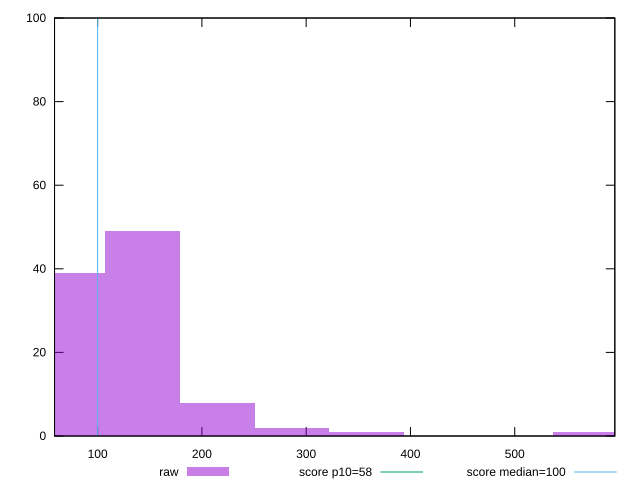

Here is the gnuplot script that generated this plot:
reset

$raw <<EOF
358.078313967674 1
143.2313255870696 49
286.4626511741392 2
214.8469883806044 8
71.6156627935348 39
572.9253023482784 1
EOF

set key outside below
set boxwidth 71.6156627935348
set xrange [58.66666666666763:595.9999999999993]
set yrange [0:100]
set trange [0:100]
set style fill transparent solid 0.5 noborder

set parametric
set terminal svg size 640, 490 enhanced background rgb 'white'
set output "reprap/estimated-input-latency/samples/pages/raw/histogram.svg"

plot $raw title "raw" with boxes, \
     58,t title "score p10=58", \
     100,t title "score median=100"

reset
